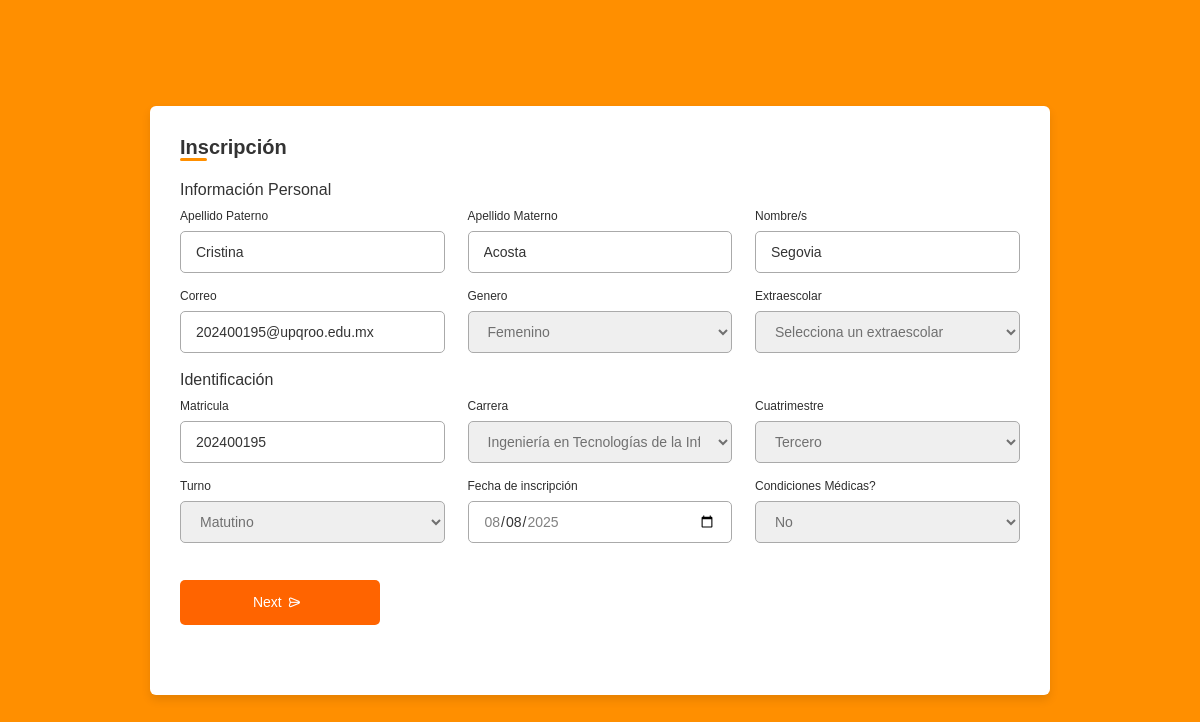
The app's page /InscripcionForm.php (signed in), older data.
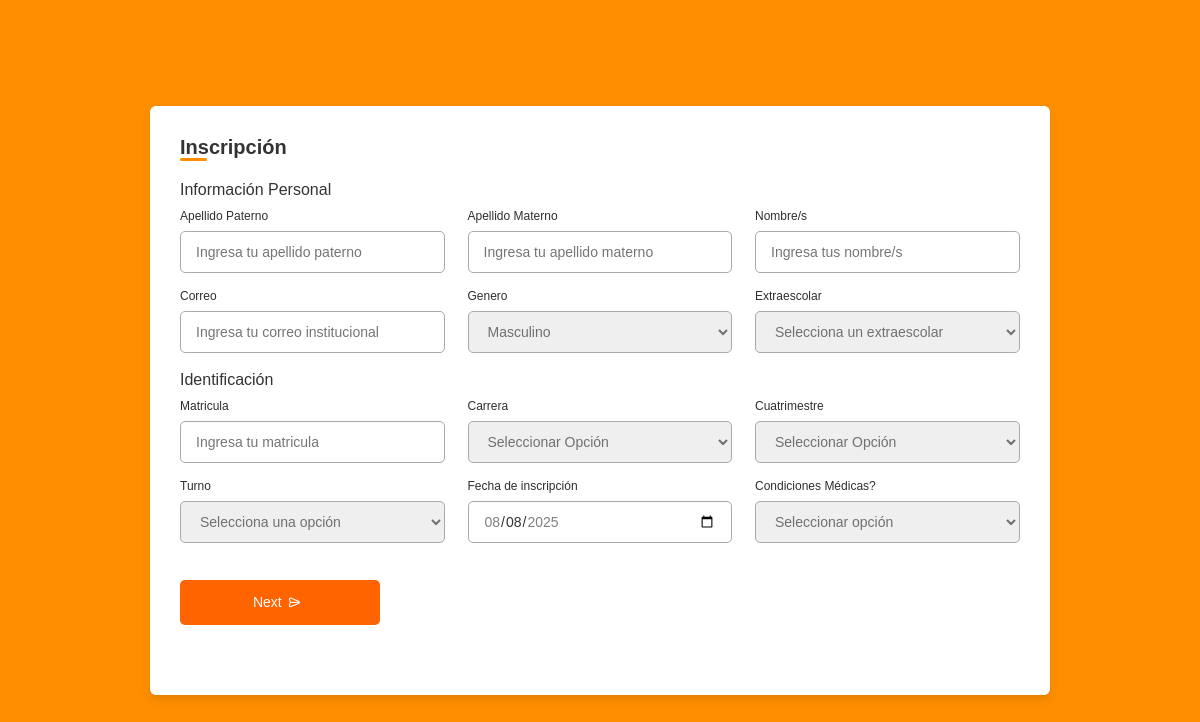
The same page, newer data.
### tables this page shows
CREATE TABLE `alumnos` (
  `id` int(11) NOT NULL,
  `id_extraescolar` int(11) NOT NULL DEFAULT 9,
  `ApellidoP` varchar(25) DEFAULT NULL,
  `ApellidoM` varchar(25) DEFAULT NULL,
  `Nombre` varchar(25) DEFAULT NULL,
  `Correo` varchar(50) DEFAULT NULL,
  `Genero` enum('Masculino','Femenino','Otro') DEFAULT NULL,
  `Matricula` varchar(9) DEFAULT NULL,
  `Carrera` enum('Ingeniería en Tecnologías de la Información e Innovación Digital','Ingeniería en Biotecnología','Ingeniería Biomedica','Ingeniería Financiera','Licenciatura en Administración','Terapia Física') DEFAULT NULL,
  `Cuatrimestre` enum('Tercero','Sexto','Noveno') DEFAULT NULL,
  `Turno` enum('Matutino','Vespertino') DEFAULT NULL,
  `Fecha` date DEFAULT NULL,
  `Medico` enum('Si','No') DEFAULT NULL,
  `asistencia` int(11) NOT NULL DEFAULT 0,
  `falta` int(11) NOT NULL DEFAULT 0
);

### InscripcionForm.php (the view, shortened to what this page needs)
<?php
include("Conexion.php");
$hoy = date('Y-m-d');
$id = $_SESSION["id"];
$query = mysqli_query($conn, "SELECT * FROM alumnos WHERE id = $id");
if($query){
    $datos = mysqli_fetch_assoc($query);
}
?>
<!DOCTYPE html>
<html lang="en">
<head>
    <link rel="stylesheet" href="Estilos/InscripcionForm.css?v=1">
    <link rel="stylesheet" href="https://unicons.iconscout.com/release/v4.0.0/css/line.css">
</head>
<body>
    <div class="container">
        <header>Inscripción</header>
        <form action="Inscripcion.php" method="POST">
            <div class="form first">
                <div class="details personal">
                    <span class="title">Información Personal</span>
                    <div class="fields">
                        <div class="input-field">
                            <label>Apellido Paterno</label>
                            <input type="text" placeholder="Ingresa tu apellido paterno" name="ApellidoP" value="<?php echo ($datos['ApellidoP']); ?>" required>
                        </div>
                        <div class="input-field">
                            <label>Apellido Materno</label>
                            <input type="text" placeholder="Ingresa tu apellido materno" name="ApellidoM" value="<?php echo($datos['ApellidoM']); ?>" required>
                        </div>
                        <div class="input-field">
                            <label>Nombre/s</label>
                            <input type="text" placeholder="Ingresa tus nombre/s" name="Nombre" value="<?php echo($datos['Nombre']); ?>" required>
                        </div>
                        <div class="input-field">
                            <label>Correo</label>
                            <input type="mail" placeholder="Ingresa tu correo institucional" name="Correo" value="<?php echo($datos['Correo']); ?>" required>
                        </div>
                        <div class="input-field">
                            <label>Genero</label>
                            <select name="Genero" required>
                                <option value="Masculino" <?php if($datos['Genero'] == 'Masculino') echo 'selected'; ?>>Masculino</option>
                                <option value="Femenino" <?php if($datos['Genero'] == 'Femenino') echo 'selected'; ?>>Femenino</option>
                            </select>
                        </div>
                        <div class="input-field">
                            <label>Extraescolar</label>
                            <select name="Extraescolar" required>
                                <option value="" disabled selected>Selecciona un extraescolar</option>
                            </select>
                        </div>
                    </div>
                </div>
                <div class="details ID">
                    <span class="title">Identificación</span>
                    <div class="fields">
                        <div class="input-field">
                            <label>Matricula</label>
                            <input type="text" placeholder="Ingresa tu matricula" name="Matricula" value="<?php echo($datos['Matricula']); ?>" required>
                        </div>
                        <div class="input-field">
                            <label>Carrera</label>
                            <select name="Carrera">
                                <option value="" disabled selected>Seleccionar Opción</option>
                                <option value="Ingeniería en Tecnologías de la Información e Innovación Digital" <?php if($datos['Carrera'] == 'Ingeniería en Tecnologías de la Información e Innovación Digital') echo 'selected'; ?>>Ingeniería en Tecnologías de la Información e Innovación Digital</option>
                            </select>
                        </div>
                        <div class="input-field">
                            <label>Cuatrimestre</label>
                            <select name="Cuatrimestre">
                                <option value="" disabled selected>Seleccionar Opción</option>
                                <option value="Tercero" <?php if($datos['Cuatrimestre'] == 'Tercero') echo 'selected'; ?>>Tercero</option>
                            </select>
                        </div>
                        <div class="input-field">
                            <label>Turno</label>
                            <select name="Turno" required>
                                <option value="" disabled selected>Selecciona una opción</option>
                                <option value="Matutino" <?php if($datos['Turno'] == 'Matutino') echo 'selected'; ?>>Matutino</option>
                            </select>
                        </div>
                        <div class="input-field">
                            <label>Fecha de inscripción</label>
                            <input type="date"
                                name="Fecha"
                                value="<?php echo $hoy; ?>"
                                min="<?php echo $hoy; ?>"
                                max="<?php echo $hoy; ?>"
                                required>
                        </div>
                        <div class="input-field">
                            <label>Condiciones Médicas?</label>
                            <select name="Medico">
                                <option value="" disabled selected>Seleccionar opción</option>
                                <option value="No" <?php if($datos['Medico'] == 'No') echo 'selected'; ?>>No</option>
                            </select>
                        </div>
                    </div>
                    <button class="nextBtn" type="submit" name="send">
                        <span class="btnText">Next</span>
                        <i class="uil uil-navigator"></i>
                    </button>
                </div>
            </div>
        </div>
</body>
</html>

### Estilos/InscripcionForm.css (style rules this page uses)
* { margin: 0; padding: 0; box-sizing: border-box; font-family: 'Poppins', sans-serif; }
body { min-height: 100vh; display: flex; align-items: center; justify-content: center; background: #ff8f00; }
.container { position: relative; max-width: 900px; width: 100%; border-radius: 6px; padding: 30px; margin: 0 15px; background-color: #fff; box-shadow: 0 5px 10px rgba(0,0,0,0.1); }
.container header { position: relative; font-size: 20px; font-weight: 600; color: #333; }
.container header::before { content: ""; position: absolute; left: 0; bottom: -2px; height: 3px; width: 27px; border-radius: 8px; background-color: #ff8f00; }
.container form { position: relative; margin-top: 16px; min-height: 490px; background-color: #fff; overflow: hidden; }
.container form .form { position: absolute; background-color: #fff; transition: 0.3s ease; }
.container form .title { display: block; margin-bottom: 8px; font-size: 16px; font-weight: 500; margin: 6px 0; color: #333; }
.container form .fields { display: flex; align-items: center; justify-content: space-between; flex-wrap: wrap; }
form .fields .input-field { display: flex; width: calc(100% / 3 - 15px); flex-direction: column; margin: 4px 0; }
.input-field label { font-size: 12px; font-weight: 500; color: #2e2e2e; }
.input-field input, select { outline: none; font-size: 14px; font-weight: 400; color: #333; border-radius: 5px; border: 1px solid #aaa; padding: 0 15px; height: 42px; margin: 8px 0; }
.input-field select, .input-field input[type="date"] { color: #707070; }
.input-field input[type="date"]:valid { color: #333; }
.container form button, .backBtn { display: flex; align-items: center; justify-content: center; height: 45px; max-width: 200px; width: 100%; border: none; outline: none; color: #fff; border-radius: 5px; margin: 25px 0; background-color: #ff6400; transition: all 0.3s linear; cursor: pointer; }
.container form .btnText { font-size: 14px; font-weight: 400; }
form button i, form .backBtn i { margin: 0 6px; }

Row changes from the older to the newer data that the page shows:
no longer on this page (row edited): alumnos: ApellidoP "Cristina", ApellidoM "Acosta", Nombre "Segovia", Correo "202400195@upqroo.edu.mx", Genero "Femenino", Matricula "202400195", Carrera "Ingeniería en Tecnologías de la Información e Innovación Digital", Cuatrimestre "Tercero", Turno "Matutino", Medico "No"
Text that changed along with them:
form field Genero: (not shown) → "Masculino"
form field Carrera: (not shown) → "Seleccionar Opción"
form field Cuatrimestre: (not shown) → "Seleccionar Opción"
form field Turno: (not shown) → "Selecciona una opción"
form field Medico: (not shown) → "Seleccionar opción"
